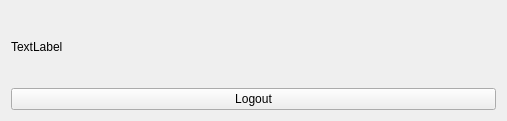
<?xml version="1.0" encoding="UTF-8"?>
<ui version="4.0">
 <class>Form</class>
 <widget class="QWidget" name="Form">
  <property name="geometry">
   <rect>
    <x>0</x>
    <y>0</y>
    <width>507</width>
    <height>121</height>
   </rect>
  </property>
  <property name="windowTitle">
   <string>Form</string>
  </property>
  <layout class="QGridLayout" name="gridLayout">
   <item row="1" column="0" colspan="2">
    <widget class="QPushButton" name="Logout_button">
     <property name="text">
      <string>Logout</string>
     </property>
    </widget>
   </item>
   <item row="0" column="0" colspan="2">
    <widget class="QLabel" name="email">
     <property name="text">
      <string>TextLabel</string>
     </property>
    </widget>
   </item>
  </layout>
 </widget>
 <resources/>
 <connections/>
</ui>
